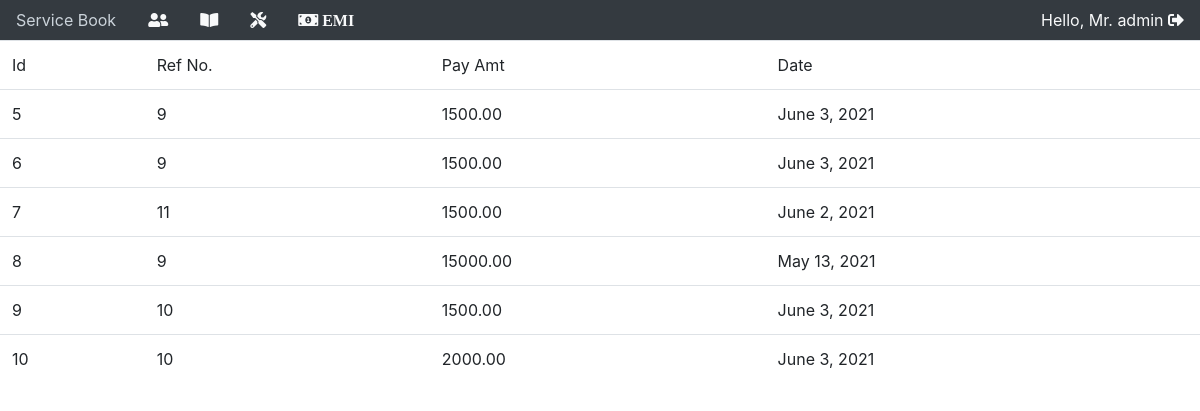
/pdata (signed in), run on the app's committed database.
### app/models.py (models this page shows, shortened)
class paymentOnEmi(models.Model):
    refNo = models.IntegerField()
    paidAmount = models.DecimalField(max_digits=10, decimal_places=2)
    paymentDate = models.DateField(auto_now=False, auto_now_add=False)

### app/views.py (the view)
# urls.py: path('pdata', views.pdata, name="pdata"),
@login_required(login_url="/login")
def pdata(request):
    pdd = paymentOnEmi.objects.all()
    return render(request, "pdata.html", {"pdd":pdd})

### templates/pdata.html
{% include "base.html" %} {% block content %}
<table class="table table-hover">
  <thead>
    <tr>
      <td>Id</td>
      <td>Ref No.</td>
      <td>Pay Amt</td>
      <td>Date</td>
    </tr>
  </thead>
  <tbody>
    {% for pd in pdd %}
    <tr>
        <td>{{pd.id}}</td>
      <td>{{pd.refNo}}</td>
      <td>{{pd.paidAmount}}</td>
      <td>{{pd.paymentDate}}</td>
    </tr>
    {% endfor %}
  </tbody>
</table>
{% endblock %}

### templates/base.html (shortened to what this page needs)
<!DOCTYPE html>
<html lang="en">
<head>
  <link rel="stylesheet" href="https://maxcdn.bootstrapcdn.com/bootstrap/4.0.0/css/bootstrap.min.css"
 />
  <link rel="stylesheet" href="https://cdnjs.cloudflare.com/ajax/libs/font-awesome/5.15.3/css/all.min.css" />
  <link rel="stylesheet" href="https://cdnjs.cloudflare.com/ajax/libs/twitter-bootstrap/4.5.2/css/bootstrap.css">
  <link rel="stylesheet" href="https://cdn.datatables.net/1.10.24/css/dataTables.bootstrap4.min.css">
</head>
<body>
  <ul class="nav bg-dark justify-content-between">
    <div class="d-flex">
      <li class="nav-item">
        <a class="nav-link text-light" href="/">Service Book</a>
      </li>
      <li class="nav-item">
        <a class="nav-link text-light" href="/customer"><i class="fa fa-user-friends"></i></a>
      </li>
      <li class="nav-item">
        <a class="nav-link text-light" href="/details"><i class="fa fa-book-open"></i></a>
      </li>
      <li class="nav-item">
        <a class="nav-link text-light" href="/service"><i class="fas fa-tools"></i></a>
      </li>
      <li class="nav-item">
        <a class="nav-link text-light" href="/"><i class="fa fa-money-bill-alt"> EMI</i></a>
      </li>
    </div>
    <div>
      <li class="nav-item">
        <a class="nav-link text-light" href="{% url 'logout' %}">Hello, Mr. {{request.user}} <i
            class="fas fa-sign-out-alt"></i></a>
      </li>
    </div>
  </ul>
</body>
</html>

### data on the page
paymentOnEmi: id "5", refNo "9", paidAmount "1500.00", paymentDate "June 3, 2021"
paymentOnEmi: id "6", refNo "9", paidAmount "1500.00", paymentDate "June 3, 2021"
paymentOnEmi: id "7", refNo "11", paidAmount "1500.00", paymentDate "June 2, 2021"
paymentOnEmi: id "8", refNo "9", paidAmount "15000.00", paymentDate "May 13, 2021"
paymentOnEmi: id "9", refNo "10", paidAmount "1500.00", paymentDate "June 3, 2021"
paymentOnEmi: id "10", refNo "10", paidAmount "2000.00", paymentDate "June 3, 2021"

### other printed values
{{ request.user }} "admin"
